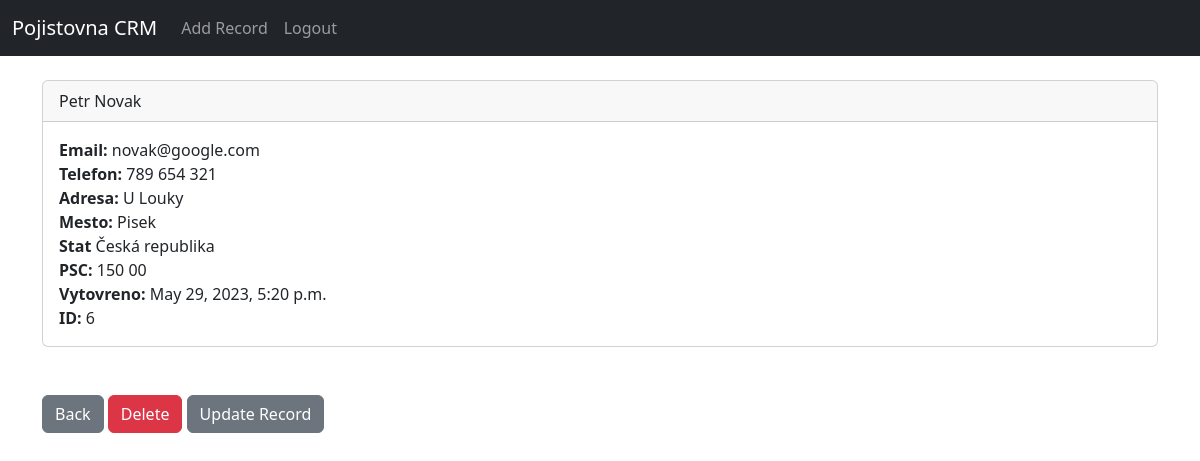
The app's page /record/6 (signed in) with its own data.
### app_pojistovna/models.py (models this page shows, shortened)
class Record(models.Model):
    create_at = models.DateTimeField(auto_now_add=True)
    first_name = models.CharField(max_length=50)
    last_name = models.CharField(max_length=50)
    email = models.CharField(max_length=50)
    phone = models.CharField(max_length=20)
    address = models.CharField(max_length=100)
    city = models.CharField(max_length=50)
    state = models.CharField(max_length=50)
    zipcode = models.CharField(max_length=20)

### app_pojistovna/views.py (the view)
# urls.py: path('record/<int:pk>', views.customer_record, name='record'),
def customer_record(request, pk):
    if request.user.is_authenticated:
        customer_record = Record.objects.get(id=pk)
        return render(request, 'record.html', {'customer_record':customer_record})
    else:
        messages.success(request, "Pro nahled se musite nepjrve prihlsit")
        return redirect('home')

### app_pojistovna/templates/record.html
{% extends 'base.html' %}
{% block content %}
<div class="card">
  <div class="card-header">
    {{ customer_record.first_name }}
    {{ customer_record.last_name }}
  </div>
  <div class="card-body">
    <p class="card-text">
        <strong>Email: </strong>{{ customer_record.email }}<br/>
        <strong>Telefon: </strong>{{ customer_record.phone }}<br/>
        <strong>Adresa: </strong>{{ customer_record.address }}<br/>
        <strong>Mesto: </strong>{{ customer_record.city }}<br/>
        <strong>Stat </strong>{{ customer_record.state }}<br/>
        <strong>PSC: </strong>{{ customer_record.zipcode }}<br/>
        <strong>Vytovreno: </strong>{{ customer_record.create_at }}<br/>
        <strong>ID: </strong>{{ customer_record.id }}<br/>
    </p>
  </div>
</div>
<br/><br/>
<a href="{% url 'home' %}" class="btn btn-secondary">Back</a>
<a href="{% url 'delete_record' customer_record.id %}" class="btn btn-danger">Delete</a>
<a href="{% url 'update_record' customer_record.id %}" class="btn btn-secondary">Update Record</a>
{% endblock %}

### records on screen
Record: first_name "Petr", last_name "Novak", email "novak@google.com", phone "789 654 321", address "U Louky", city "Pisek", state "Česká republika", zipcode "150 00", create_at "May 29, 2023, 5:20 p.m.", id "6"
